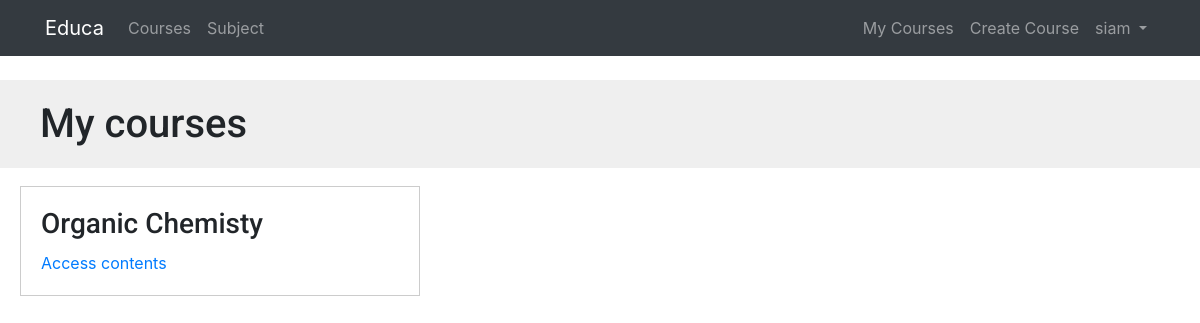
The app's page /students/courses/ (signed in), older data.
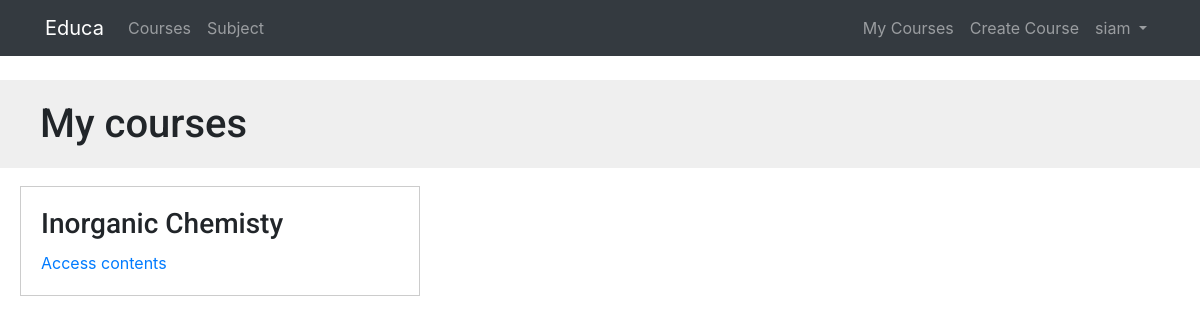
The same page, newer data.
### courses/models.py (models this page shows, shortened)
class Course(models.Model):
    owner = models.ForeignKey(User,
                    related_name='courses_created',
                    on_delete=models.CASCADE)
    subject = models.ForeignKey(Subject, related_name='courses',
                        on_delete=models.CASCADE)
    title = models.CharField(max_length=200)
    slug = models.SlugField(max_length=200, unique=True)
    overview = models.TextField()
    created = models.DateTimeField(auto_now_add=True)
    students = models.ManyToManyField(User,
                                      related_name='courses_joined',
                                      blank=True)
    class Meta:
        ordering = ['-created']

### students/views.py (the view)
class StudentCourseListView(LoginRequiredMixin, ListView):
    model = Course
    template_name = 'students/course/list.html'
    def get_queryset(self):
        qs = super(StudentCourseListView, self).get_queryset()
        return qs.filter(students__in=[self.request.user])

### courses/templatetags/course.py (called while the page is built)
@register.filter(name='has_group')
def has_group(user, group_name):
    group = Group.objects.get(name=group_name)
    return True if group in user.groups.all() else False

### templates/students/course/list.html (shortened to what this page needs)
{% extends "base.html" %}
{% block content %}
    <h1>My courses</h1>
    <div class="module">
        {% for course in object_list %}
            <div class="course-info">
                <h3>{{ course.title }}</h3>
                <p><a href="{% url "student_course_detail" course.id %}">Access contents</a></p>
            </div>
        {% empty %}
            <p>
                You are not enrolled in any courses yet.
                <a href="{% url "course_list" %}">Browse courses</a> to enroll in a course.
            </p>
        {% endfor %}
    </div>
{% endblock %}

Row changes from the older to the newer data that the page shows:
changed Course: title "Organic Chemisty" → "Inorganic Chemisty"
